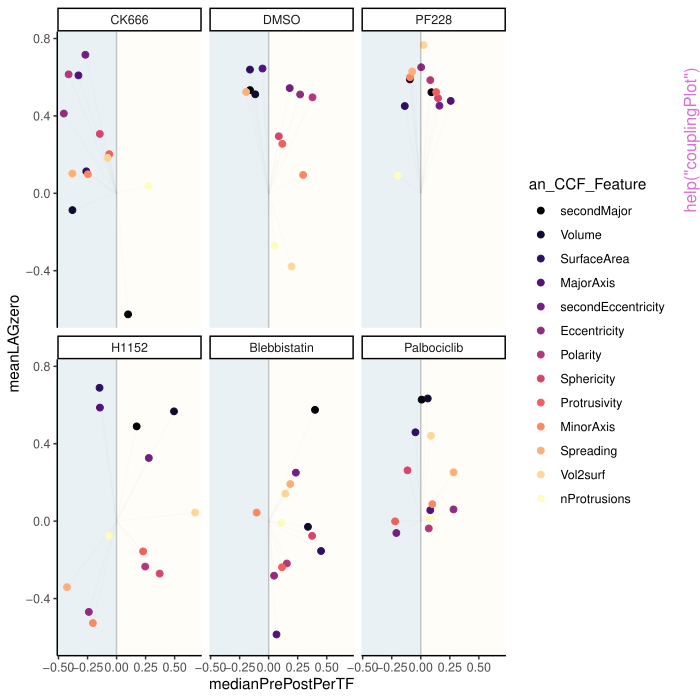

Recreate this plot in R.
pkgname <- "lifeTimes"
source(file.path(R.home("share"), "R", "examples-header.R"))
options(warn = 1)
base::assign(".ExTimings", "lifeTimes-Ex.timings", pos = 'CheckExEnv')
base::cat("name\tuser\tsystem\telapsed\n", file=base::get(".ExTimings", pos = 'CheckExEnv'))
base::assign(".format_ptime",
function(x) {
  if(!is.na(x[4L])) x[1L] <- x[1L] + x[4L]
  if(!is.na(x[5L])) x[2L] <- x[2L] + x[5L]
  options(OutDec = '.')
  format(x[1L:3L], digits = 7L)
},
pos = 'CheckExEnv')

### * </HEADER>
library('lifeTimes')

base::assign(".oldSearch", base::search(), pos = 'CheckExEnv')
base::assign(".old_wd", base::getwd(), pos = 'CheckExEnv')
cleanEx()
nameEx("couplingPlot")
### * couplingPlot

flush(stderr()); flush(stdout())

base::assign(".ptime", proc.time(), pos = "CheckExEnv")
### Name: couplingPlot
### Title: couplingPlot !
### Aliases: couplingPlot

### ** Examples

couplingPlot(lifeTimesChain())



base::assign(".dptime", (proc.time() - get(".ptime", pos = "CheckExEnv")), pos = "CheckExEnv")
base::cat("couplingPlot", base::get(".format_ptime", pos = 'CheckExEnv')(get(".dptime", pos = "CheckExEnv")), "\n", file=base::get(".ExTimings", pos = 'CheckExEnv'), append=TRUE, sep="\t")
cleanEx()
nameEx("define_tsMetaData")
### * define_tsMetaData

flush(stderr()); flush(stdout())

base::assign(".ptime", proc.time(), pos = "CheckExEnv")
### Name: define_tsMetaData
### Title: define_tsMetaData
### Aliases: define_tsMetaData

### ** Examples

define_tsMetaData(timeSeriesData = defaultTimeSeries ,
columsForMetaData = c("cellNumber","fieldNumber","Treatment","Row","Column","Plate"))





base::assign(".dptime", (proc.time() - get(".ptime", pos = "CheckExEnv")), pos = "CheckExEnv")
base::cat("define_tsMetaData", base::get(".format_ptime", pos = 'CheckExEnv')(get(".dptime", pos = "CheckExEnv")), "\n", file=base::get(".ExTimings", pos = 'CheckExEnv'), append=TRUE, sep="\t")
cleanEx()
nameEx("lifeTimesChain")
### * lifeTimesChain

flush(stderr()); flush(stdout())

base::assign(".ptime", proc.time(), pos = "CheckExEnv")
### Name: lifeTimesChain
### Title: lifeTimesChain
### Aliases: lifeTimesChain

### ** Examples

outPutCCF <- lifeTimesChain()






base::assign(".dptime", (proc.time() - get(".ptime", pos = "CheckExEnv")), pos = "CheckExEnv")
base::cat("lifeTimesChain", base::get(".format_ptime", pos = 'CheckExEnv')(get(".dptime", pos = "CheckExEnv")), "\n", file=base::get(".ExTimings", pos = 'CheckExEnv'), append=TRUE, sep="\t")
### * <FOOTER>
###
cleanEx()
options(digits = 7L)
base::cat("Time elapsed: ", proc.time() - base::get("ptime", pos = 'CheckExEnv'),"\n")
grDevices::dev.off()
###
### Local variables: ***
### mode: outline-minor ***
### outline-regexp: "\\(> \\)?### [*]+" ***
### End: ***
quit('no')
